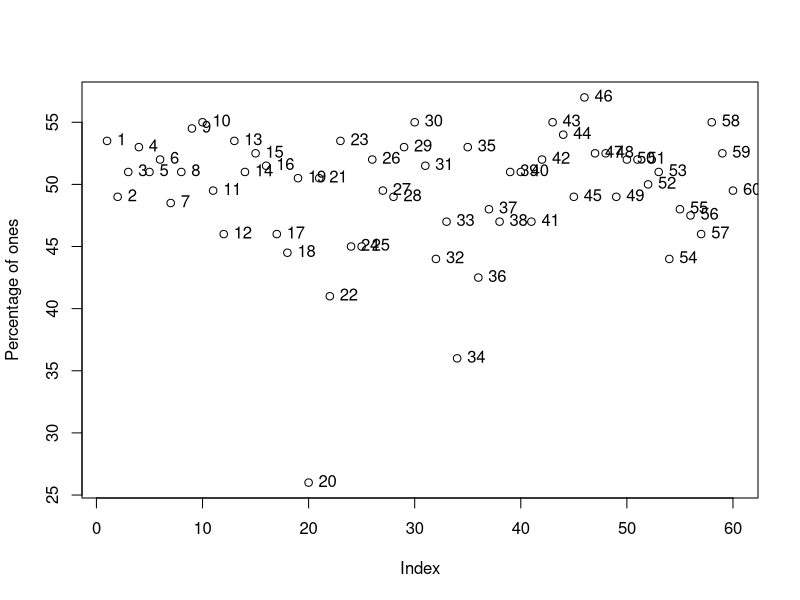
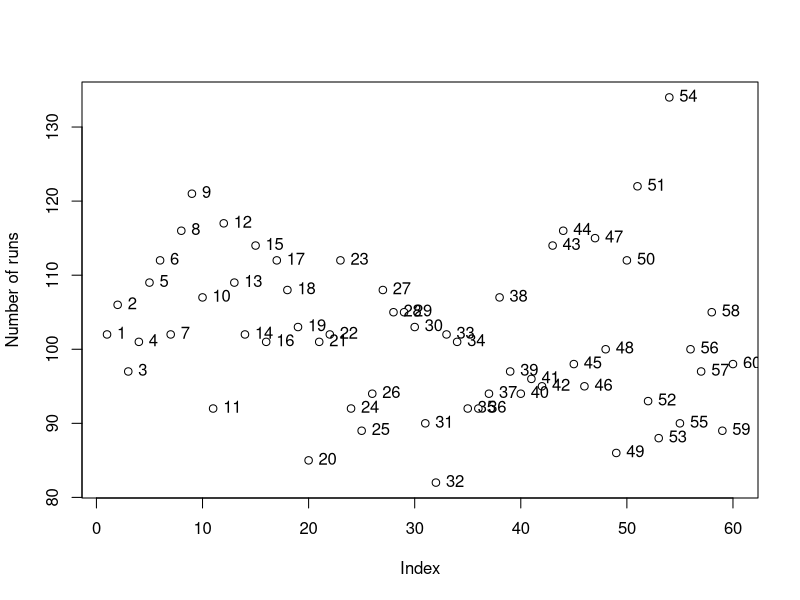
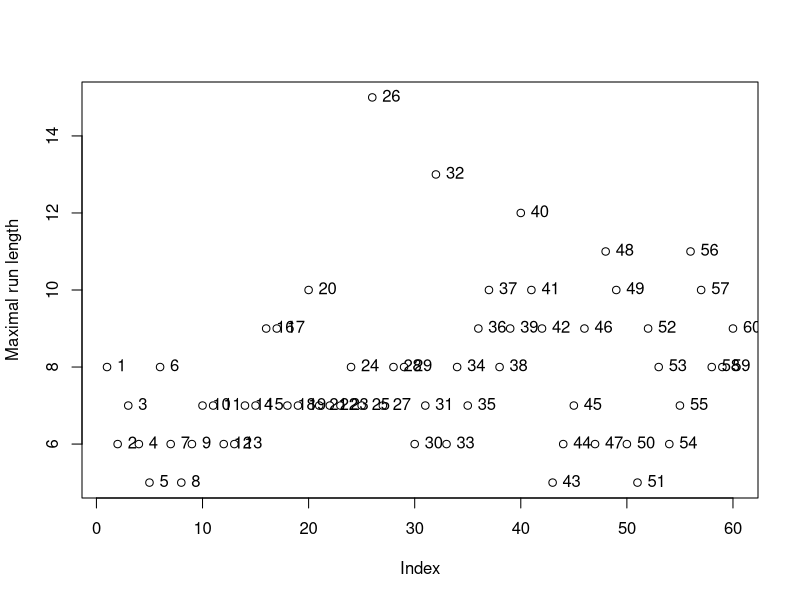

These charts were generated, in order, by the following R code:
coin = read.csv("cointoss.csv")

#plot(percentones~nruns, xlab = 'Nruns', ylab = 'Percentones', data = coin)
#with(coin, text(percentones~nruns, labels = row.names(coin), pos = 4))

#plot(percentones~maxrunlength, xlab = 'Max run lenght', ylab = 'Percentones', data = coin)
#with(coin, text(percentones~maxrunlength, labels = row.names(coin), pos = 4))

#plot(nruns~maxrunlength, xlab = 'Max run lenght', ylab = 'Nruns', data = coin)
#with(coin, text(nruns~maxrunlength, labels = row.names(coin), pos = 4))

plot(percentones~c(1:dim(coin)[1]), xlab = 'Index', ylab = 'Percentage of ones', data = coin)
with(coin, text(percentones~c(1:dim(coin)[1]), labels = row.names(coin), pos = 4))

plot(nruns~c(1:dim(coin)[1]), xlab = 'Index', ylab = 'Number of runs', data = coin)
with(coin, text(nruns~c(1:dim(coin)[1]), labels = row.names(coin), pos = 4))

plot(maxrunlength~c(1:dim(coin)[1]), xlab = 'Index', ylab = 'Maximal run length', data = coin)
with(coin, text(maxrunlength~c(1:dim(coin)[1]), labels = row.names(coin), pos = 4))
